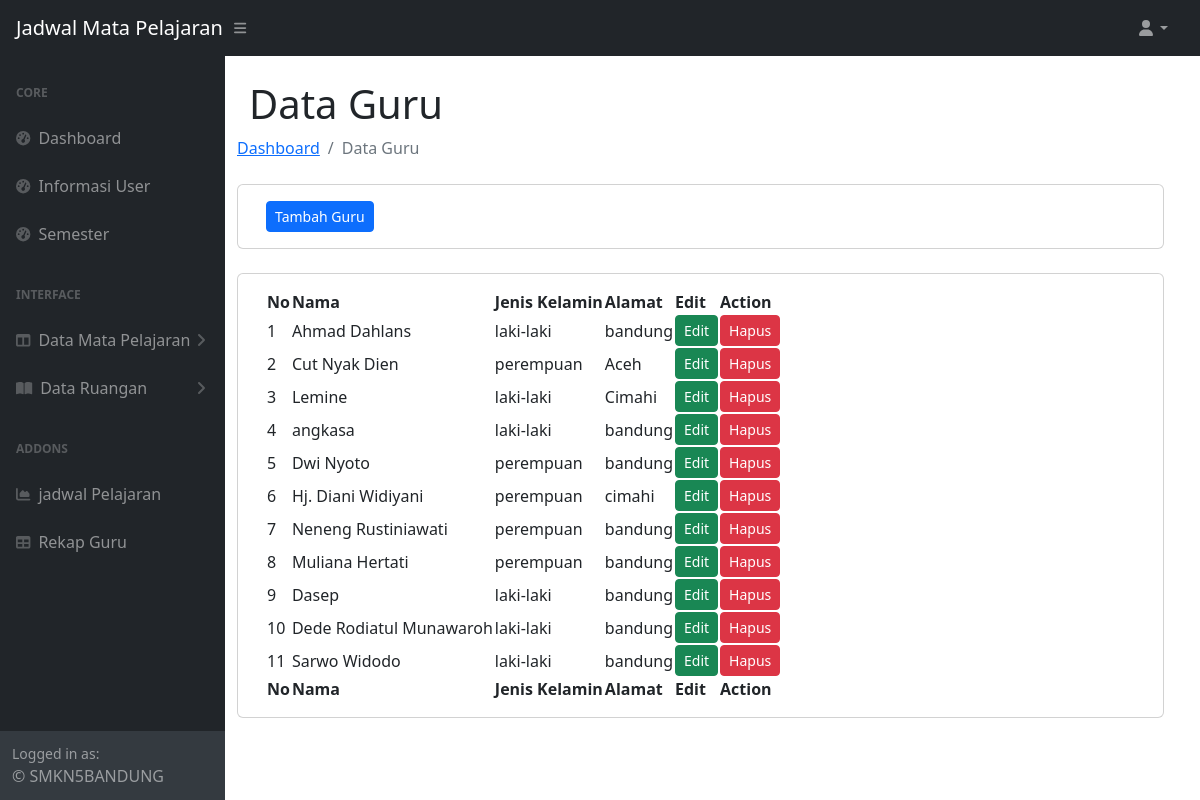
Screenshot of /menu_guru.php (signed in) with the database file from the repository.
### tables this page shows
CREATE TABLE `guru` (
  `id_guru` int(11) NOT NULL,
  `nama` varchar(30) NOT NULL,
  `jk` varchar(30) NOT NULL,
  `alamat` text NOT NULL
);

### menu_guru.php (the view, shortened to what this page needs)
<?php
$level = $_SESSION['level'];
if($level == 1) { include "template/navigasi_admin.php"; }
?>
<!DOCTYPE html>
<html lang="en">
<div id="layoutSidenav_content">
        <main>
        <div class="container-fluid px-4">
        <div class="content">
                    <div class="col-md-12 row">
                        <h1 class="mt-4">Data Guru</h1>
                        <ol class="breadcrumb mb-4">
                            <li class="breadcrumb-item"><a href="index.php">Dashboard</a></li>
                            <li class="breadcrumb-item active">Data Guru</li>
                        </ol>
                        <div class="card mb-4">
                            <div class="card-body">
                                <a href="tambah_guru.php" class="btn btn-primary btn-sm"> Tambah Guru</a>
                            </div>
                        </div>
                        <div class="card mb-4">
                            <div class="card-body">
                                <table id="datatablesSimple">
                                    <thead>
                                        <tr>
                                            <th>No</th>
                                            <th>Nama</th>
                                            <th>Jenis Kelamin</th>
                                            <th>Alamat</th>
                                            <th>Edit</th>
                                            <th>Action</th>
                                        </tr>
                                    </thead>
                                    <tfoot>
                                        <tr>
                                            <th>No</th>
                                            <th>Nama</th>
                                            <th>Jenis Kelamin</th>
                                            <th>Alamat</th>
                                            <th>Edit</th>
                                            <th>Action</th>
                                        </tr>
                                    </tfoot>
                                    <tbody>
                                        <?php
                                            $koneksi = mysqli_connect("localhost", "root", "", "jadwal");
                                            $no = 1;
                                            $select         = "select * from guru";
                                            $select         = mysqli_query($koneksi, $select);
                                            while($data= mysqli_fetch_array($select)){
                                        ?>
                                        <tr>
                                                <td><?php echo $no++; ?></td>
                                                <td><?php echo $data['nama']; ?></td>
                                                <td><?php echo $data['jk']; ?></td>
                                                <td><?php echo $data['alamat']; ?></td>
                                                <td>
                                                    <a class="btn btn-success btn-sm" href="edit_guru.php?id_guru=<?php echo $data['id_guru']; ?>"> Edit</a>
                                                </td>
                                                <td>
                                                    <a class="btn btn-danger btn-sm" href="hapus_guru.php?id_guru=<?php echo $data['id_guru']; ?>"> Hapus</a>
                                                </td>
                                        </tr>
                                        <?php } ?>
                                    </tbody>
                                </table>
                            </div>
                        </div>
                    </div>
                    </div>
            </div>
        </div>
    </body>
</html>

### template/navigasi_admin.php (shortened to what this page needs)
<head>
    <link href="https://cdn.jsdelivr.net/npm/simple-datatables@7.1.2/dist/style.min.css" rel="stylesheet" />
    <link href="css/styles.css" rel="stylesheet" />
</head>
<body class="sb-nav-fixed">
    <nav class="sb-topnav navbar navbar-expand navbar-dark bg-dark">
        <a class="navbar-brand ps-3" href="#">Jadwal Mata Pelajaran</a>
        <button class="btn btn-link btn-sm order-1 order-lg-0 me-4 me-lg-0" id="sidebarToggle" href="#!"><i class="fas fa-bars"></i></button>
        <ul class="navbar-nav ms-auto ms-md-0 me-3 me-lg-4">
            <li class="nav-item dropdown">
                <a class="nav-link dropdown-toggle" id="navbarDropdown" href="#" role="button" data-bs-toggle="dropdown" aria-expanded="false"><i class="fas fa-user fa-fw"></i></a>
            </li>
        </ul>
    </nav>
    <div id="layoutSidenav">
        <div id="layoutSidenav_nav">
            <nav class="sb-sidenav accordion sb-sidenav-dark" id="sidenavAccordion">
                <div class="sb-sidenav-menu">
                    <div class="nav">
                        <div class="sb-sidenav-menu-heading">Core</div>
                        <a class="nav-link" href="index.php">
                            <div class="sb-nav-link-icon"><i class="fas fa-tachometer-alt"></i></div>
                            Dashboard
                        </a>
                        <a class="nav-link" href="menu_user.php">
                            <div class="sb-nav-link-icon"><i class="fas fa-tachometer-alt"></i></div>
                            Informasi User
                        </a>
                        <a class="nav-link" href="menu_semester.php">
                            <div class="sb-nav-link-icon"><i class="fas fa-tachometer-alt"></i></div>
                            Semester
                        </a>
                        <div class="sb-sidenav-menu-heading">Interface</div>
                        <a class="nav-link collapsed" href="#" data-bs-toggle="collapse" data-bs-target="#collapseLayouts" aria-expanded="false" aria-controls="collapseLayouts">
                            <div class="sb-nav-link-icon"><i class="fas fa-columns"></i></div>
                            Data Mata Pelajaran
                            <div class="sb-sidenav-collapse-arrow"><i class="fas fa-angle-down"></i></div>
                        </a>
                        <a class="nav-link collapsed" href="#" data-bs-toggle="collapse" data-bs-target="#collapsePages" aria-expanded="false" aria-controls="collapsePages">
                            <div class="sb-nav-link-icon"><i class="fas fa-book-open"></i></div>
                            Data Ruangan
                            <div class="sb-sidenav-collapse-arrow"><i class="fas fa-angle-down"></i></div>
                        </a>
                        <div class="sb-sidenav-menu-heading">Addons</div>
                        <a class="nav-link" href="menu_jadwal.php">
                            <div class="sb-nav-link-icon"><i class="fas fa-chart-area"></i></div>
                            jadwal Pelajaran
                        </a>
                        <a class="nav-link" href="menu_rekap.php">
                            <div class="sb-nav-link-icon"><i class="fas fa-table"></i></div>
                            Rekap Guru
                        </a>
                    </div>
                </div>
                <div class="sb-sidenav-footer">
                    <div class="small">Logged in as:</div>
                    © SMKN5BANDUNG
                </div>
            </nav>
        </div>
    </body>

### template/navigasi_admin.php (style rules this page uses)
.card { background-color:white !important; }
.card-body { background-color:white !important; }

### rows the page displays
guru: nama "Ahmad Dahlans", jk "laki-laki", alamat "bandung"
guru: nama "Cut Nyak Dien", jk "perempuan", alamat "Aceh"
guru: nama "Lemine", jk "laki-laki", alamat "Cimahi"
guru: nama "angkasa", jk "laki-laki", alamat "bandung"
guru: nama "Dwi Nyoto", jk "perempuan", alamat "bandung"
guru: nama "Hj. Diani Widiyani", jk "perempuan", alamat "cimahi"
guru: nama "Neneng Rustiniawati", jk "perempuan", alamat "bandung"
guru: nama "Muliana Hertati", jk "perempuan", alamat "bandung"
guru: nama "Dasep", jk "laki-laki", alamat "bandung"
guru: nama "Dede Rodiatul Munawaroh", jk "laki-laki", alamat "bandung"
guru: nama "Sarwo Widodo", jk "laki-laki", alamat "bandung"
